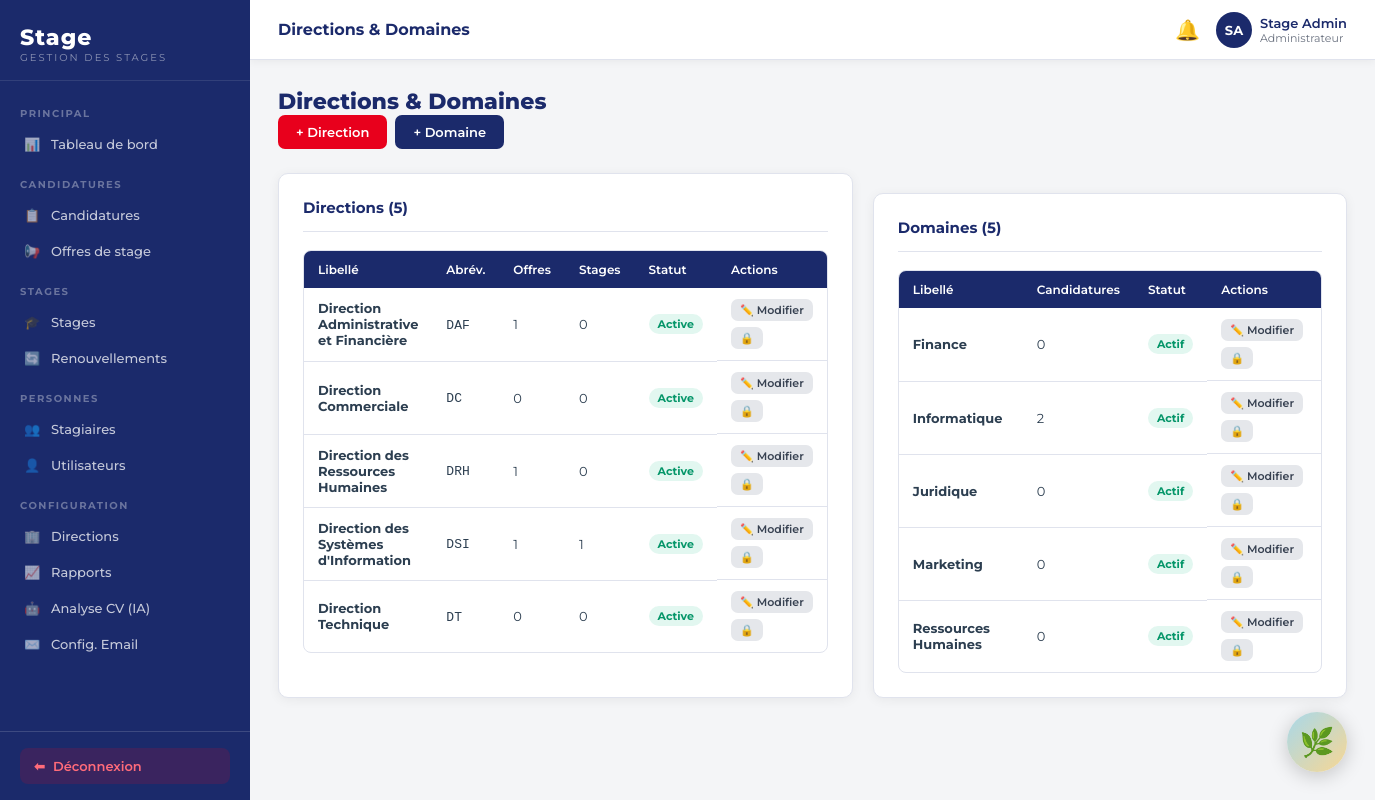
/backoffice.php?page=directions (signed in), run on the app's committed database.
### tables this page shows
CREATE TABLE IF NOT EXISTS directions (
    id INT AUTO_INCREMENT PRIMARY KEY,
    libelle VARCHAR(150) NOT NULL,
    abreviation VARCHAR(20),
    actif TINYINT(1) DEFAULT 1,
    created_at TIMESTAMP DEFAULT CURRENT_TIMESTAMP
);

CREATE TABLE IF NOT EXISTS domaines (
    id INT AUTO_INCREMENT PRIMARY KEY,
    libelle VARCHAR(150) NOT NULL,
    actif TINYINT(1) DEFAULT 1,
    created_at TIMESTAMP DEFAULT CURRENT_TIMESTAMP
);

### backoffice.php (called while the page is built, shortened)
<?php
require_once __DIR__ . '/config.php';
$page = preg_replace('/[^a-zA-Z0-9_\-]/', '', $_GET['page'] ?? 'dashboard');
$file = __DIR__ . "/pages/admin/{$page}.php";
include $file;

### config.php (called while the page is built, shortened)
<?php
function h(string $s): string {
    return htmlspecialchars($s, ENT_QUOTES, 'UTF-8');
}

### pages/admin/directions.php (the view, shortened to what this page needs)
<?php
$pdo = getPDO();
$directions = $pdo->query('SELECT d.*, (SELECT COUNT(*) FROM offres_stage o WHERE o.direction_id = d.id) nb_offres, (SELECT COUNT(*) FROM stages s WHERE s.direction_id = d.id) nb_stages FROM directions d ORDER BY d.libelle')->fetchAll();
$domaines   = $pdo->query('SELECT d.*, (SELECT COUNT(*) FROM candidatures c WHERE c.domaine_id = d.id) nb_cand FROM domaines d ORDER BY d.libelle')->fetchAll();
require __DIR__ . '/../../includes/header.php';
?>
<div class="page-header">
  <h1>Directions &amp; Domaines</h1>
  <div style="display:flex;gap:8px">
    <a href="backoffice.php?page=directions&amp;show=new_dir" class="btn btn-danger">+ Direction</a>
    <a href="backoffice.php?page=directions&amp;show=new_dom" class="btn btn-primary">+ Domaine</a>
  </div>
</div>
<div style="display:grid;grid-template-columns:1fr 1fr;gap:20px">
  <div class="card">
    <div class="card-header">
      <h3 class="card-title">Directions (<?= count($directions) ?>)</h3>
    </div>
    <div class="table-wrap">
      <table>
        <thead>
          <tr>
            <th>Libellé</th><th>Abrév.</th><th>Offres</th><th>Stages</th><th>Statut</th><th>Actions</th>
          </tr>
        </thead>
        <tbody>
          <?php foreach ($directions as $d): ?>
          <tr>
            <td><strong><?= h($d['libelle']) ?></strong></td>
            <td><code><?= h($d['abreviation'] ?? '—') ?></code></td>
            <td><?= (int)$d['nb_offres'] ?></td>
            <td><?= (int)$d['nb_stages'] ?></td>
            <td><?= $d['actif']
              ? '<span class="badge badge-success">Active</span>'
              : '<span class="badge badge-secondary">Inactive</span>' ?></td>
            <td class="td-actions">
              <a href="backoffice.php?page=directions&amp;show=edit_dir&amp;id=<?= (int)$d['id'] ?>"
                 class="btn btn-xs btn-secondary">✏️ Modifier</a>
              <a href="backoffice.php?action=toggle_dir&amp;id=<?= (int)$d['id'] ?>"
                 class="btn btn-xs btn-secondary"><?= $d['actif'] ? '🔒' : '🔓' ?></a>
            </td>
          </tr>
          <?php endforeach; ?>
        </tbody>
      </table>
    </div>
  </div>
  <div class="card">
    <div class="card-header">
      <h3 class="card-title">Domaines (<?= count($domaines) ?>)</h3>
    </div>
    <div class="table-wrap">
      <table>
        <thead>
          <tr>
            <th>Libellé</th><th>Candidatures</th><th>Statut</th><th>Actions</th>
          </tr>
        </thead>
        <tbody>
          <?php foreach ($domaines as $d): ?>
          <tr>
            <td><strong><?= h($d['libelle']) ?></strong></td>
            <td><?= (int)$d['nb_cand'] ?></td>
            <td><?= $d['actif']
              ? '<span class="badge badge-success">Actif</span>'
              : '<span class="badge badge-secondary">Inactif</span>' ?></td>
            <td class="td-actions">
              <a href="backoffice.php?page=directions&amp;show=edit_dom&amp;id=<?= (int)$d['id'] ?>"
                 class="btn btn-xs btn-secondary">✏️ Modifier</a>
              <a href="backoffice.php?action=toggle_dom&amp;id=<?= (int)$d['id'] ?>"
                 class="btn btn-xs btn-secondary"><?= $d['actif'] ? '🔒' : '🔓' ?></a>
            </td>
          </tr>
          <?php endforeach; ?>
        </tbody>
      </table>
    </div>
  </div>
</div>
<?php require __DIR__ . '/../../includes/footer.php'; ?>

### includes/header.php (style rules this page uses)
*,*::before,*::after { box-sizing:border-box;margin:0;padding:0 }
html { font-size:15px }
body { font-family:'Montserrat',sans-serif;background:#f4f5f7;color:#2c3e50;display:flex;min-height:100vh }
:root { --navy:#1b2a6b; --navy-dark:#132050; --navy-light:#2d3f8c; --red:#e8001c; --red-dark:#c0001a; --gray-bg:#f4f5f7; --gray-border:#e0e3ed; --gray-text:#6b7280; --white:#ffffff; --success:#10b981; --warning:#f59e0b; --info:#3b82f6; --sidebar-w:250px; }
.page-header { margin-bottom:24px; }
.page-header h1 { font-size:22px;font-weight:800;color:var(--navy); }
.card { background:#fff;border-radius:10px;padding:24px;box-shadow:0 2px 12px rgba(0,0,0,.06);border:1px solid var(--gray-border); }
.card-header { display:flex;align-items:center;justify-content:space-between;margin-bottom:18px;padding-bottom:14px;border-bottom:1px solid var(--gray-border); }
.card-title { font-size:15px;font-weight:700;color:var(--navy); }
.card + .card { margin-top:20px; }
.btn { display:inline-flex;align-items:center;gap:6px; padding:9px 18px;border-radius:7px; font-size:13px;font-weight:600;font-family:inherit; border:none;cursor:pointer;transition:all .2s; text-decoration:none;white-space:nowrap; }
.btn-primary { background:var(--navy);color:#fff; }
.btn-danger { background:var(--red);color:#fff; }
.btn-secondary { background:#e5e7eb;color:#374151; }
.btn-xs { padding:4px 9px;font-size:11px; }
.badge { display:inline-flex;align-items:center; padding:3px 9px;border-radius:99px; font-size:11px;font-weight:700;white-space:nowrap; }
.badge-success { background:rgba(16,185,129,.12);color:#059669; }
.table-wrap { overflow-x:auto;border-radius:8px;border:1px solid var(--gray-border); }
table { width:100%;border-collapse:collapse;font-size:13px; }
thead th { background:var(--navy);color:#fff;padding:11px 14px;font-weight:600;font-size:12px;text-align:left;white-space:nowrap; }
tbody td { padding:11px 14px;border-bottom:1px solid var(--gray-border);vertical-align:middle; }
tbody tr:last-child td { border-bottom:none; }
.td-actions { display:flex;gap:6px;flex-wrap:wrap; }

### data on the page
directions: libelle "Direction Administrative et Financière", abreviation "DAF", nb_offres "1", nb_stages "0", actif "Active"
directions: libelle "Direction Commerciale", abreviation "DC", nb_offres "0", nb_stages "0", actif "Active"
directions: libelle "Direction des Ressources Humaines", abreviation "DRH", nb_offres "1", nb_stages "0", actif "Active"
directions: libelle "Direction des Systèmes d'Information", abreviation "DSI", nb_offres "1", nb_stages "1", actif "Active"
directions: libelle "Direction Technique", abreviation "DT", nb_offres "0", nb_stages "0", actif "Active"
domaines: libelle "Finance", nb_cand "0", actif "Actif"
domaines: libelle "Informatique", nb_cand "2", actif "Actif"
domaines: libelle "Juridique", nb_cand "0", actif "Actif"
domaines: libelle "Marketing", nb_cand "0", actif "Actif"
domaines: libelle "Ressources Humaines", nb_cand "0", actif "Actif"

### other printed values
STAGIA_PAGE ?: 'Stage' "Directions & Domaines"
$initiales "SA"
$prenom . ' ' . $nom "Stage Admin"
$user['role'] "Administrateur"
count($directions) "5"
count($domaines) "5"
